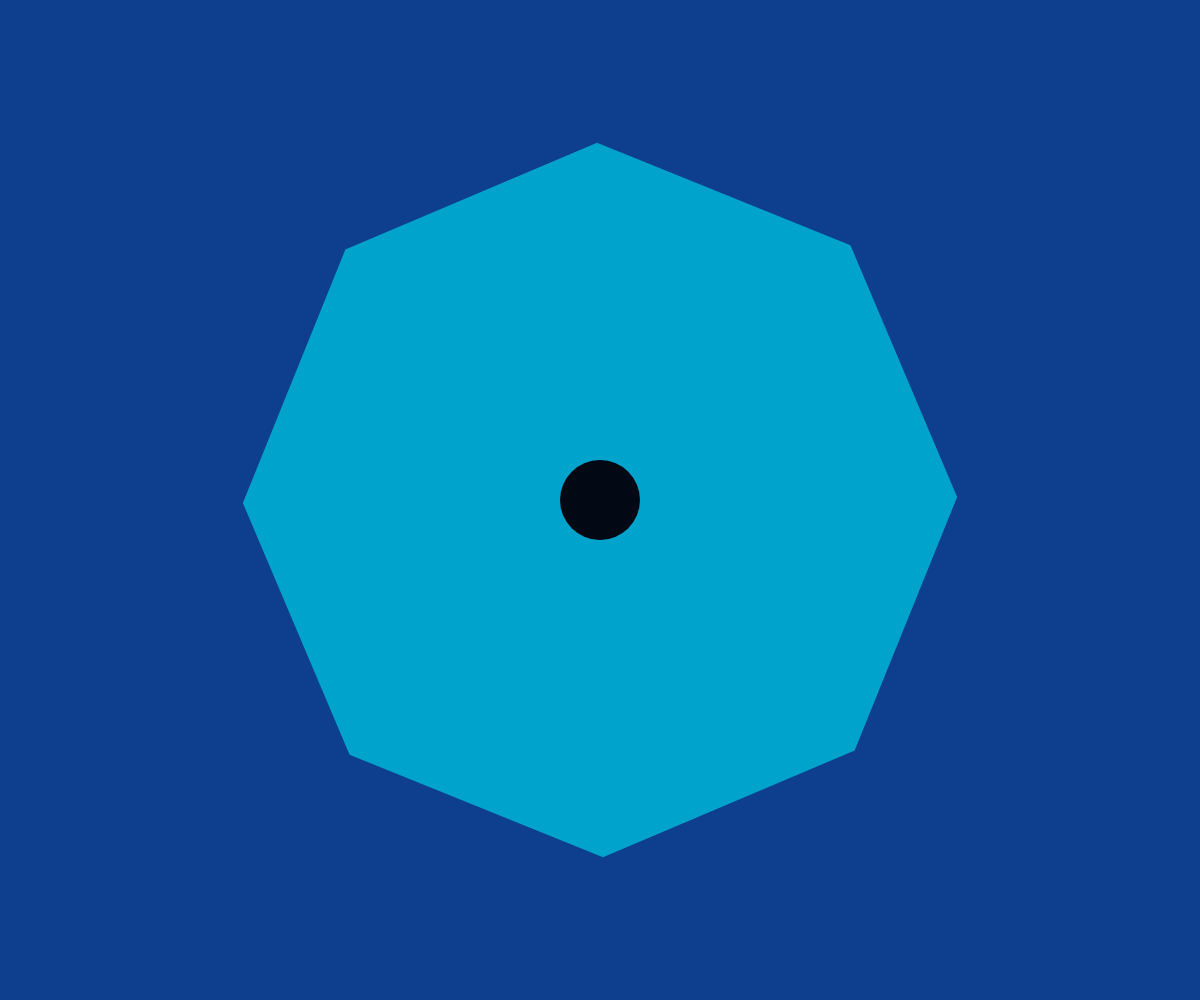
Frame 1 (no input)
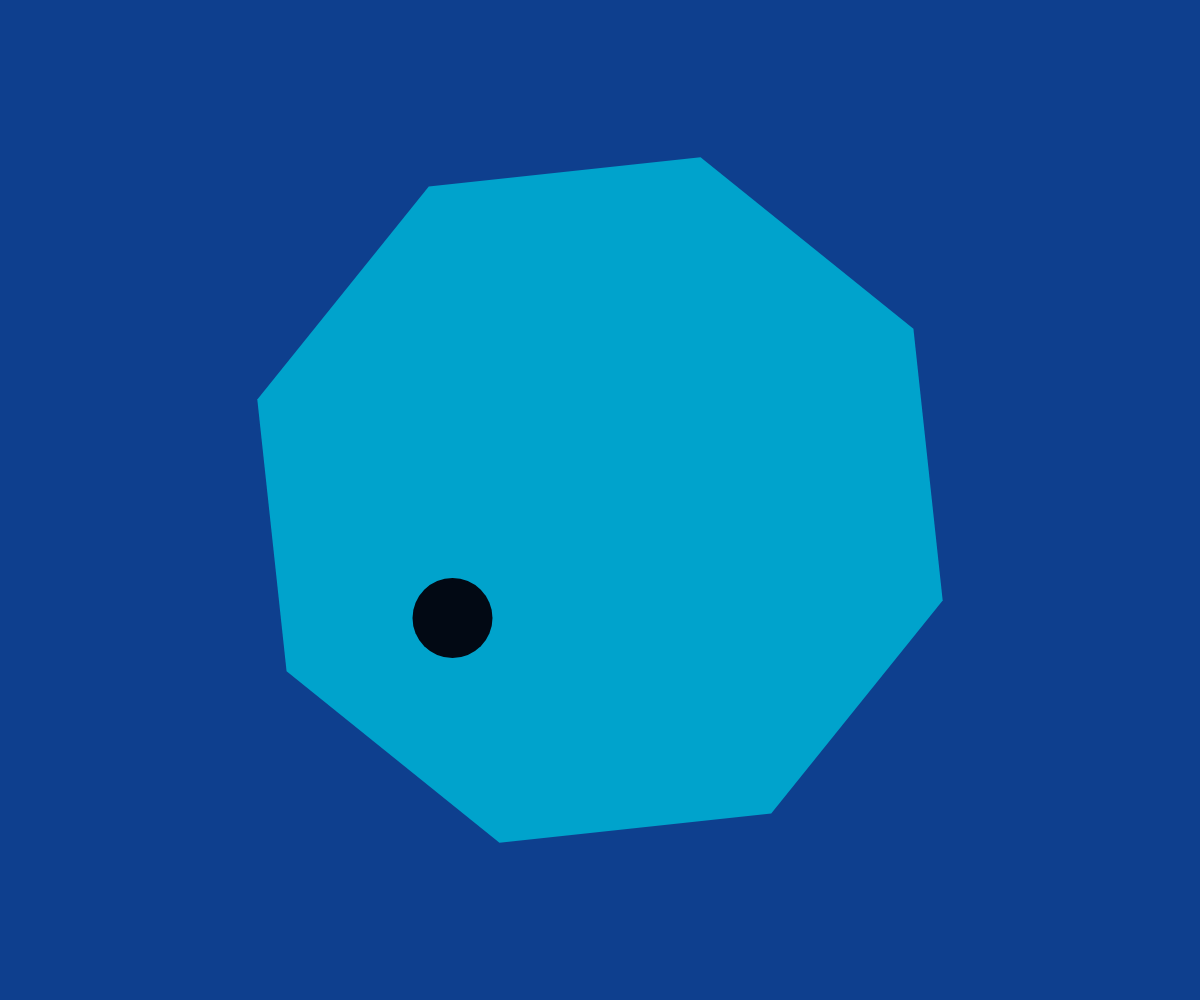
Frame 60 (no input)
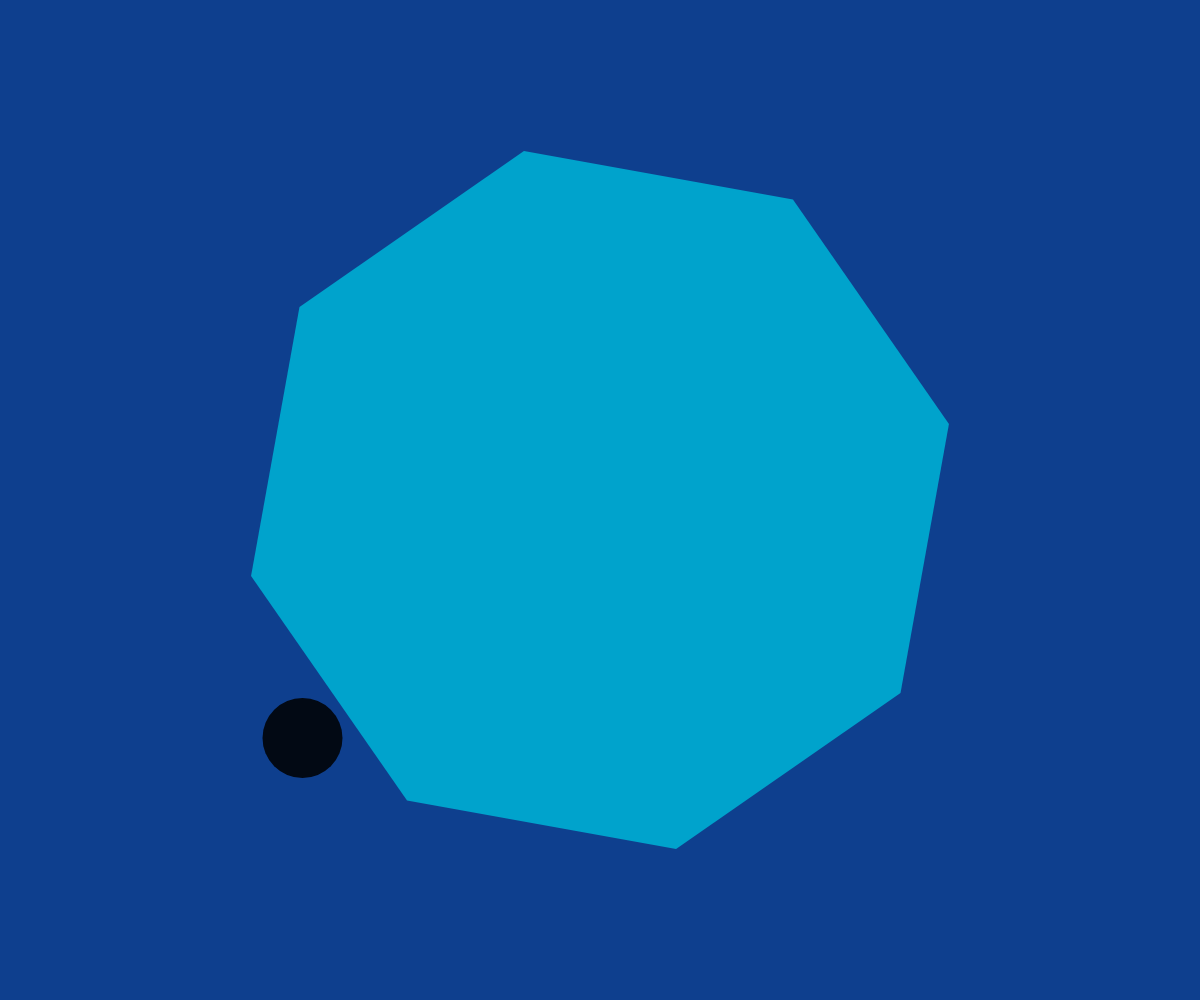
Frame 120 (the mouse pressed at the canvas centre since frame 60)

The p5.js sketch that drew these frames (run headless with seeded random() and noise() and a simulated clock; from frame 60 on, the mouse is pressed at the canvas centre):

// p5.js sketch
// ── sketch.js
function setup() {
  createCanvas(windowWidth, windowHeight);
	ball1 = new Ball(0, 0, 40, -2.5, 2);
	poly = new Polygondwana(0, 0, windowHeight/2.8, 8);
	// ball1 = new Ball(windowWidth/2, windowHeight/2, 40, 2, 3);

}

function draw() {
  background(14, 63, 142);

	  translate(windowWidth/2, windowHeight/2);

	push();
  poly.show();
	pop();
	
	ball1.show();
	ball1.move();

}

// ── ball.js
class Ball {
  constructor(x, y, r, xV = 4, yV = -3) {
    this.x = x;
    this.y = y;
    this.r = r;
    this.d = 2*r;
    this.xVelocity = xV;
    this.yVelocity = yV;
  }

  show(){
    fill(2, 9, 20);
    noStroke();
    ellipse(this.x, this.y, this.d, this.d);
  }

  move(){
      this.x += this.xVelocity;
      this.y += this.yVelocity;
      // this.bounce();
    }

  // bounce(){
  //   if(this.x - this.r <= 0 || this.x + this.r >= width){
  //     this.xVelocity *= -1;
  //     // sound();
  //     console.log("contact");
  //   }
  //   if(this.y - this.r <= 0 || this.y + this.r >= height){
  //     this.yVelocity *= -1;
  //     // sound();
  //     console.log("contact");
  //   }
  // }
}

// ── polygon.js
class Polygondwana {
	constructor(x, y, radius, npoints) {
		this.x = x;
		this.y = y;
		this.radius = radius;
		this.npoints = npoints;
	}


	show() {
		noStroke();
		fill(0, 163, 204);

    rotate(frameCount / -120.0);
		let angle = TWO_PI / this.npoints;
		beginShape();
	  for (var a = 0; a < TWO_PI; a += angle) {
	    var sx = this.x + cos(a) * this.radius;
	    var sy = this.y + sin(a) * this.radius;
	    vertex(sx, sy);
	  }
	  endShape(CLOSE);
	}
}
